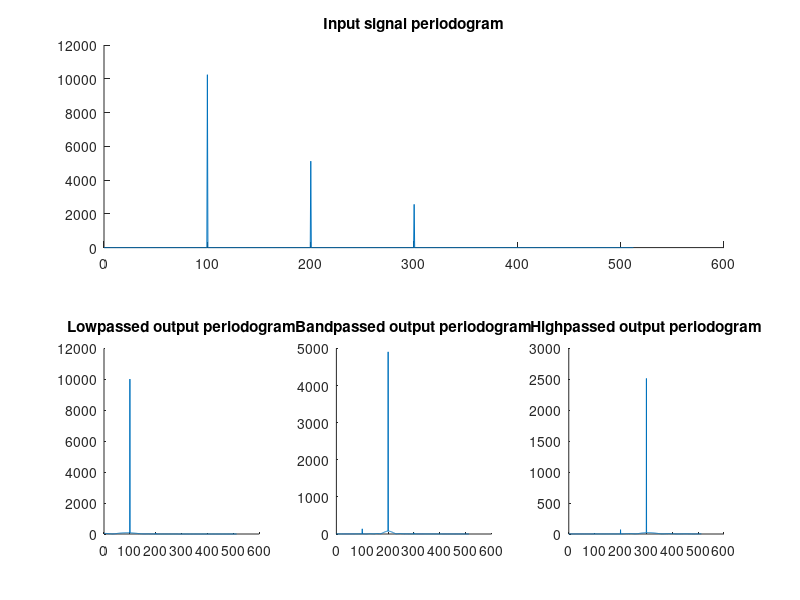

The MATLAB script that drew this image: (Note: this script raises an error after producing the figure.)
%% Generate 3 sinusoids
% Define signal parameters
A1 = 10; % SNR
f1 = 100; % Sine frequency
phi1 = 0; % Initial phase

A2 = 5;
f2 = 200;
phi2 = pi/6;

A3 = 2.5;
f3 = 300;
phi3 = pi/4;

% Generate time vector
samplFreq = 1024; % Hz
maxFreq = 0.5*samplFreq; % Same as 1.0 = half the sample rate required by fir1
nSamples = 2*samplFreq;
timeVec = (0:(nSamples-1))/samplFreq;

% Declare the 3 sinusoids
s1 = A1*sin(2*pi*f1*timeVec+phi1);
s2 = A2*sin(2*pi*f2*timeVec+phi2);
s3 = A3*sin(2*pi*f3*timeVec+phi3);

% Add 3 sinusoids
s = s1 + s2 + s3;

%% Filter design
% Design filter 1 to let s1 pass (lowpass)
filtOrder = 30; % Use same order for all
lPass = fir1(filtOrder, 150/maxFreq, 'low'); % Pass frequencies below 150 Hz
% Apply the filter
filtS1 = fftfilt(lPass, s);

% Design filter 2 to let s2 pass (bandpass)
hBandPass = fir1(filtOrder, 150/maxFreq, 'high'); % Pass frequencies above 150 Hz
lBandPass = fir1(filtOrder, 250/maxFreq, 'low'); % Pass frequencies below 250 Hz
% Apply bandpass
filtS2 = fftfilt(hBandPass, s); % low cutoff
filtS2 = fftfilt(lBandPass, filtS2); % high cutoff

% Design filter 3 to let s3 pass (highpass)
hPass = fir1(filtOrder, 250/maxFreq, 'high'); % Pass frequencies above 250 Hz
% Apply highpass
filtS3 = fftfilt(hPass, s);

%% Periodograms
% Length of data
dataLen = timeVec(end)-timeVec(1);
% DFT sample corresponding to Nyquist frequency
kNyq = floor(length(timeVec)/2)+1;
% Positive Fourier frequencies
posFreq = (0:(kNyq-1))*(1/dataLen);

% FFT of unfiltered signal s
fftSig = fft(s);
fftSig = fftSig(1:kNyq);

% FFT of filtered signal 1
fftSig1 = fft(filtS1);
fftSig1 = fftSig1(1:kNyq);

% FFT of filtered signal 2
fftSig2 = fft(filtS2);
fftSig2 = fftSig2(1:kNyq);

% FFT of filtered signal 3
fftSig3 = fft(filtS3);
fftSig3 = fftSig3(1:kNyq);

%% Plot the periodograms
fig = figure;

subplot(2,3,[1,3]); % Plot the periodogram of the input signal once
hold on;
plot(posFreq, abs(fftSig));
title('Input signal periodogram');

subplot(2,3,4); % Plot a periodogram of each filtered signal
hold on;
plot(posFreq, abs(fftSig1));
title('Lowpassed output periodogram');

subplot(2,3,5);
hold on;
plot(posFreq, abs(fftSig2));
title('Bandpassed output periodogram');

subplot(2,3,6);
hold on;
plot(posFreq, abs(fftSig3));
title('Highpassed output periodogram');

hand = axes(fig, 'visible', 'off'); % All of this just to set up common axis labels
hand.Title.Visible='on';
hand.XLabel.Visible='on';
hand.YLabel.Visible='on';
ylabel(hand, 'Magnitude');
xlabel(hand, 'Frequency (Hz)');

%% Plot the signals
% Extra plots of filtered signals imposed over input
fig2 = figure;

subplot(3,1,1); % 3 row, 1 column figure of 3 plots
hold on;
plot(timeVec, s);
plot(timeVec, filtS1);
title('Lowpass cutoff 150 Hz (s1)');

subplot(3,1,2);
hold on;
plot(timeVec, s);
plot(timeVec,filtS2);
title('Bandpass cutoff 150-250 Hz (s2)');

subplot(3,1,3);
hold on;
plot(timeVec, s);
plot(timeVec, filtS3);
title('Highpass cutoff 250 Hz (s3)');

hand = axes(fig2, 'visible', 'off');
hand.Title.Visible='on';
hand.XLabel.Visible='on';
hand.YLabel.Visible='on';
ylabel(hand, 'Magnitude');
xlabel(hand, 'Time');
